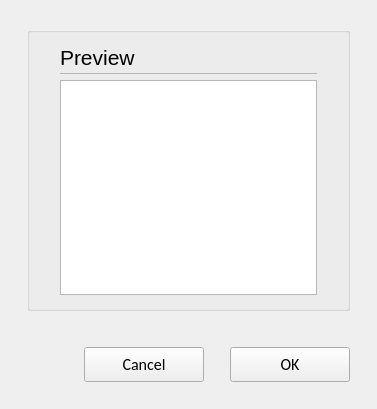
<?xml version="1.0" encoding="UTF-8"?>
<ui version="4.0">
 <class>C_CieImportReportWidget</class>
 <widget class="QWidget" name="C_CieImportReportWidget">
  <property name="geometry">
   <rect>
    <x>0</x>
    <y>0</y>
    <width>377</width>
    <height>409</height>
   </rect>
  </property>
  <property name="windowTitle">
   <string>Form</string>
  </property>
  <layout class="QVBoxLayout" name="verticalLayout">
   <property name="leftMargin">
    <number>27</number>
   </property>
   <property name="topMargin">
    <number>27</number>
   </property>
   <property name="rightMargin">
    <number>27</number>
   </property>
   <property name="bottomMargin">
    <number>0</number>
   </property>
   <item>
    <widget class="stw::opensyde_gui_elements::C_OgeGbx" name="pc_GroupBoxGeneral_4">
     <property name="title">
      <string/>
     </property>
     <layout class="QVBoxLayout" name="verticalLayout_5">
      <property name="spacing">
       <number>0</number>
      </property>
      <property name="leftMargin">
       <number>30</number>
      </property>
      <property name="rightMargin">
       <number>30</number>
      </property>
      <property name="bottomMargin">
       <number>13</number>
      </property>
      <item>
       <layout class="QHBoxLayout" name="horizontalLayout_6" stretch="0,1">
        <property name="spacing">
         <number>6</number>
        </property>
        <item>
         <widget class="stw::opensyde_gui_elements::C_OgeLabHeadingGroupBold" name="pc_LabelHeadingReport">
          <property name="minimumSize">
           <size>
            <width>0</width>
            <height>30</height>
           </size>
          </property>
          <property name="maximumSize">
           <size>
            <width>16777215</width>
            <height>30</height>
           </size>
          </property>
          <property name="font">
           <font>
            <family>Segoe UI</family>
            <pointsize>16</pointsize>
           </font>
          </property>
          <property name="text">
           <string>Preview</string>
          </property>
         </widget>
        </item>
        <item>
         <spacer name="horizontalSpacer_8">
          <property name="orientation">
           <enum>Qt::Horizontal</enum>
          </property>
          <property name="sizeHint" stdset="0">
           <size>
            <width>40</width>
            <height>1</height>
           </size>
          </property>
         </spacer>
        </item>
       </layout>
      </item>
      <item>
       <layout class="QHBoxLayout" name="horizontalLayout_19" stretch="0">
        <property name="spacing">
         <number>0</number>
        </property>
        <property name="topMargin">
         <number>1</number>
        </property>
        <property name="rightMargin">
         <number>0</number>
        </property>
        <property name="bottomMargin">
         <number>0</number>
        </property>
        <item>
         <widget class="stw::opensyde_gui_elements::C_OgeFraSeparator" name="pc_Frame_2">
          <property name="minimumSize">
           <size>
            <width>0</width>
            <height>1</height>
           </size>
          </property>
          <property name="maximumSize">
           <size>
            <width>16777215</width>
            <height>1</height>
           </size>
          </property>
          <property name="frameShape">
           <enum>QFrame::StyledPanel</enum>
          </property>
          <property name="frameShadow">
           <enum>QFrame::Raised</enum>
          </property>
         </widget>
        </item>
       </layout>
      </item>
      <item>
       <spacer name="verticalSpacer_2">
        <property name="orientation">
         <enum>Qt::Vertical</enum>
        </property>
        <property name="sizeType">
         <enum>QSizePolicy::Fixed</enum>
        </property>
        <property name="sizeHint" stdset="0">
         <size>
          <width>6</width>
          <height>6</height>
         </size>
        </property>
       </spacer>
      </item>
      <item>
       <widget class="stw::opensyde_gui_elements::C_OgeTebReport" name="pc_TextBrowserReport"/>
      </item>
     </layout>
    </widget>
   </item>
   <item>
    <spacer name="pc_VerticalSpacerButtonsObove">
     <property name="orientation">
      <enum>Qt::Vertical</enum>
     </property>
     <property name="sizeType">
      <enum>QSizePolicy::Fixed</enum>
     </property>
     <property name="sizeHint" stdset="0">
      <size>
       <width>20</width>
       <height>30</height>
      </size>
     </property>
    </spacer>
   </item>
   <item>
    <layout class="QHBoxLayout" name="horizontalLayout_22">
     <property name="rightMargin">
      <number>0</number>
     </property>
     <item>
      <spacer name="horizontalSpacer_9">
       <property name="orientation">
        <enum>Qt::Horizontal</enum>
       </property>
       <property name="sizeHint" stdset="0">
        <size>
         <width>40</width>
         <height>20</height>
        </size>
       </property>
      </spacer>
     </item>
     <item>
      <widget class="stw::opensyde_gui_elements::C_OgePubCancel" name="pc_BushButtonCancel">
       <property name="minimumSize">
        <size>
         <width>120</width>
         <height>35</height>
        </size>
       </property>
       <property name="maximumSize">
        <size>
         <width>120</width>
         <height>35</height>
        </size>
       </property>
       <property name="font">
        <font>
         <family>Calibri</family>
         <pointsize>12</pointsize>
        </font>
       </property>
       <property name="text">
        <string>Cancel</string>
       </property>
      </widget>
     </item>
     <item>
      <spacer name="horizontalSpacer_4">
       <property name="orientation">
        <enum>Qt::Horizontal</enum>
       </property>
       <property name="sizeType">
        <enum>QSizePolicy::Fixed</enum>
       </property>
       <property name="sizeHint" stdset="0">
        <size>
         <width>20</width>
         <height>20</height>
        </size>
       </property>
      </spacer>
     </item>
     <item>
      <widget class="stw::opensyde_gui_elements::C_OgePubDialog" name="pc_BushButtonOk">
       <property name="minimumSize">
        <size>
         <width>120</width>
         <height>35</height>
        </size>
       </property>
       <property name="maximumSize">
        <size>
         <width>120</width>
         <height>35</height>
        </size>
       </property>
       <property name="font">
        <font>
         <family>Calibri</family>
         <pointsize>12</pointsize>
        </font>
       </property>
       <property name="text">
        <string>OK</string>
       </property>
      </widget>
     </item>
    </layout>
   </item>
   <item>
    <spacer name="verticalSpacer_7">
     <property name="orientation">
      <enum>Qt::Vertical</enum>
     </property>
     <property name="sizeType">
      <enum>QSizePolicy::Fixed</enum>
     </property>
     <property name="sizeHint" stdset="0">
      <size>
       <width>20</width>
       <height>27</height>
      </size>
     </property>
    </spacer>
   </item>
  </layout>
 </widget>
 <customwidgets>
  <customwidget>
   <class>stw::opensyde_gui_elements::C_OgeLabHeadingGroupBold</class>
   <extends>QLabel</extends>
   <header>C_OgeLabHeadingGroupBold.hpp</header>
  </customwidget>
  <customwidget>
   <class>stw::opensyde_gui_elements::C_OgeFraSeparator</class>
   <extends>QFrame</extends>
   <header>C_OgeFraSeparator.hpp</header>
   <container>1</container>
  </customwidget>
  <customwidget>
   <class>stw::opensyde_gui_elements::C_OgePubDialog</class>
   <extends>QPushButton</extends>
   <header>C_OgePubDialog.hpp</header>
  </customwidget>
  <customwidget>
   <class>stw::opensyde_gui_elements::C_OgeGbx</class>
   <extends>QGroupBox</extends>
   <header>C_OgeGbx.hpp</header>
   <container>1</container>
  </customwidget>
  <customwidget>
   <class>stw::opensyde_gui_elements::C_OgePubCancel</class>
   <extends>QPushButton</extends>
   <header>C_OgePubCancel.hpp</header>
  </customwidget>
  <customwidget>
   <class>stw::opensyde_gui_elements::C_OgeTebReport</class>
   <extends>QTextBrowser</extends>
   <header>C_OgeTebReport.hpp</header>
  </customwidget>
 </customwidgets>
 <resources/>
 <connections/>
</ui>
